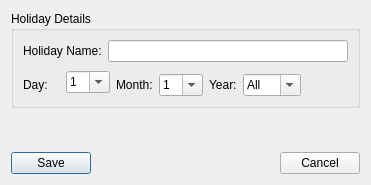
<?xml version="1.0" encoding="UTF-8"?>
<ui version="4.0">
 <class>HolidayEditor</class>
 <widget class="QDialog" name="HolidayEditor">
  <property name="geometry">
   <rect>
    <x>0</x>
    <y>0</y>
    <width>371</width>
    <height>185</height>
   </rect>
  </property>
  <property name="windowTitle">
   <string>Holiday Details</string>
  </property>
  <layout class="QVBoxLayout" name="verticalLayout">
   <item>
    <widget class="QGroupBox" name="groupBox">
     <property name="sizePolicy">
      <sizepolicy hsizetype="Preferred" vsizetype="Preferred">
       <horstretch>1</horstretch>
       <verstretch>0</verstretch>
      </sizepolicy>
     </property>
     <property name="title">
      <string>Holiday Details</string>
     </property>
     <layout class="QGridLayout" name="gridLayout">
      <item row="2" column="5">
       <widget class="QLabel" name="label_5">
        <property name="text">
         <string>Year:</string>
        </property>
       </widget>
      </item>
      <item row="2" column="0">
       <widget class="QLabel" name="label_4">
        <property name="text">
         <string>Day:</string>
        </property>
       </widget>
      </item>
      <item row="0" column="0" colspan="2">
       <widget class="QLabel" name="label_2">
        <property name="text">
         <string>Holiday Name:</string>
        </property>
       </widget>
      </item>
      <item row="1" column="1" rowspan="2" colspan="2">
       <widget class="QComboBox" name="cboDay">
        <property name="editable">
         <bool>true</bool>
        </property>
        <item>
         <property name="text">
          <string>1</string>
         </property>
        </item>
        <item>
         <property name="text">
          <string>2</string>
         </property>
        </item>
        <item>
         <property name="text">
          <string>3</string>
         </property>
        </item>
        <item>
         <property name="text">
          <string>4</string>
         </property>
        </item>
        <item>
         <property name="text">
          <string>5</string>
         </property>
        </item>
        <item>
         <property name="text">
          <string>6</string>
         </property>
        </item>
        <item>
         <property name="text">
          <string>7</string>
         </property>
        </item>
        <item>
         <property name="text">
          <string>8</string>
         </property>
        </item>
        <item>
         <property name="text">
          <string>9</string>
         </property>
        </item>
        <item>
         <property name="text">
          <string>10</string>
         </property>
        </item>
        <item>
         <property name="text">
          <string>11</string>
         </property>
        </item>
        <item>
         <property name="text">
          <string>12</string>
         </property>
        </item>
        <item>
         <property name="text">
          <string>13</string>
         </property>
        </item>
        <item>
         <property name="text">
          <string>14</string>
         </property>
        </item>
        <item>
         <property name="text">
          <string>15</string>
         </property>
        </item>
        <item>
         <property name="text">
          <string>16</string>
         </property>
        </item>
        <item>
         <property name="text">
          <string>17</string>
         </property>
        </item>
        <item>
         <property name="text">
          <string>18</string>
         </property>
        </item>
        <item>
         <property name="text">
          <string>19</string>
         </property>
        </item>
        <item>
         <property name="text">
          <string>20</string>
         </property>
        </item>
        <item>
         <property name="text">
          <string>21</string>
         </property>
        </item>
        <item>
         <property name="text">
          <string>22</string>
         </property>
        </item>
        <item>
         <property name="text">
          <string>23</string>
         </property>
        </item>
        <item>
         <property name="text">
          <string>24</string>
         </property>
        </item>
        <item>
         <property name="text">
          <string>25</string>
         </property>
        </item>
        <item>
         <property name="text">
          <string>26</string>
         </property>
        </item>
        <item>
         <property name="text">
          <string>27</string>
         </property>
        </item>
        <item>
         <property name="text">
          <string>28</string>
         </property>
        </item>
        <item>
         <property name="text">
          <string>29</string>
         </property>
        </item>
        <item>
         <property name="text">
          <string>30</string>
         </property>
        </item>
        <item>
         <property name="text">
          <string>31</string>
         </property>
        </item>
       </widget>
      </item>
      <item row="2" column="6">
       <widget class="QComboBox" name="cboYear">
        <property name="editable">
         <bool>true</bool>
        </property>
        <item>
         <property name="text">
          <string>All</string>
         </property>
        </item>
        <item>
         <property name="text">
          <string>2012</string>
         </property>
        </item>
        <item>
         <property name="text">
          <string>2013</string>
         </property>
        </item>
        <item>
         <property name="text">
          <string>2014</string>
         </property>
        </item>
        <item>
         <property name="text">
          <string>2015</string>
         </property>
        </item>
       </widget>
      </item>
      <item row="2" column="4">
       <widget class="QComboBox" name="cboMonth">
        <property name="editable">
         <bool>true</bool>
        </property>
        <item>
         <property name="text">
          <string>1</string>
         </property>
        </item>
        <item>
         <property name="text">
          <string>2</string>
         </property>
        </item>
        <item>
         <property name="text">
          <string>3</string>
         </property>
        </item>
        <item>
         <property name="text">
          <string>4</string>
         </property>
        </item>
        <item>
         <property name="text">
          <string>5</string>
         </property>
        </item>
        <item>
         <property name="text">
          <string>6</string>
         </property>
        </item>
        <item>
         <property name="text">
          <string>7</string>
         </property>
        </item>
        <item>
         <property name="text">
          <string>8</string>
         </property>
        </item>
        <item>
         <property name="text">
          <string>9</string>
         </property>
        </item>
        <item>
         <property name="text">
          <string>10</string>
         </property>
        </item>
        <item>
         <property name="text">
          <string>11</string>
         </property>
        </item>
        <item>
         <property name="text">
          <string>12</string>
         </property>
        </item>
       </widget>
      </item>
      <item row="2" column="3">
       <widget class="QLabel" name="label_3">
        <property name="text">
         <string>Month:</string>
        </property>
       </widget>
      </item>
      <item row="2" column="7">
       <spacer name="horizontalSpacer">
        <property name="orientation">
         <enum>Qt::Horizontal</enum>
        </property>
        <property name="sizeHint" stdset="0">
         <size>
          <width>40</width>
          <height>20</height>
         </size>
        </property>
       </spacer>
      </item>
      <item row="0" column="2" colspan="6">
       <widget class="QLineEdit" name="txtHolidayName"/>
      </item>
     </layout>
    </widget>
   </item>
   <item>
    <spacer name="verticalSpacer">
     <property name="orientation">
      <enum>Qt::Vertical</enum>
     </property>
     <property name="sizeHint" stdset="0">
      <size>
       <width>20</width>
       <height>49</height>
      </size>
     </property>
    </spacer>
   </item>
   <item>
    <layout class="QHBoxLayout" name="horizontalLayout">
     <item>
      <widget class="QPushButton" name="cmdSave">
       <property name="text">
        <string>Save</string>
       </property>
       <property name="default">
        <bool>true</bool>
       </property>
      </widget>
     </item>
     <item>
      <spacer name="horizontalSpacer_2">
       <property name="orientation">
        <enum>Qt::Horizontal</enum>
       </property>
       <property name="sizeHint" stdset="0">
        <size>
         <width>40</width>
         <height>20</height>
        </size>
       </property>
      </spacer>
     </item>
     <item>
      <widget class="QPushButton" name="cmdCancel">
       <property name="text">
        <string>Cancel</string>
       </property>
      </widget>
     </item>
    </layout>
   </item>
  </layout>
 </widget>
 <resources/>
 <connections>
  <connection>
   <sender>cmdCancel</sender>
   <signal>clicked()</signal>
   <receiver>HolidayEditor</receiver>
   <slot>reject()</slot>
   <hints>
    <hint type="sourcelabel">
     <x>330</x>
     <y>163</y>
    </hint>
    <hint type="destinationlabel">
     <x>331</x>
     <y>133</y>
    </hint>
   </hints>
  </connection>
 </connections>
</ui>
